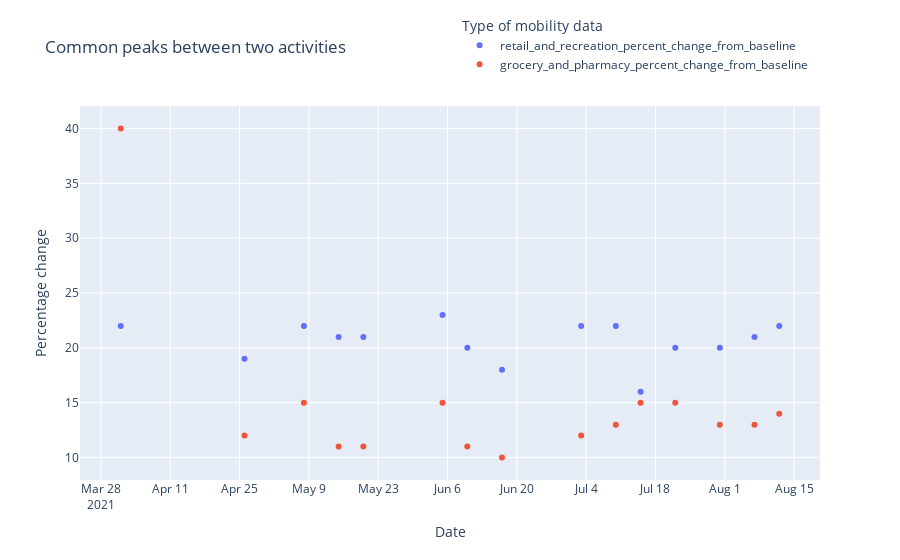

Notebook code cell kept with this figure:
### Code cell
# PLOT THE DATAFRAME

# Plot the dataframe with the common peaks between the two activities
fig = px.scatter(df_max_act_all, x='date', y=[act_list[0], act_list[1]], 
                 title = 'Common peaks between two activities',
                 labels={'date': 'Date', 'value': 'Percentage change', 'variable': 'Type of mobility data'})

# Move the location of the legend to the upper right corner
fig.update_layout(legend=dict(yanchor='top', y=1.25, xanchor='right', x=0.99))

# Show the graph
fig.show()

### Figure 1 — Plotly figure (JSON) as saved in the notebook; plotly's stock layout.template omitted (floating-point values rounded to 4 significant figures)
{"data": [{"hovertemplate": "Type of mobility data=retail_and_recreation_percent_change_from_baseline<br>Date=%{x}<br>Percentage change=%{y}<extra></extra>", "legendgroup": "retail_and_recreation_percent_change_from_baseline", "marker": {"color": "#636efa", "symbol": "circle"}, "mode": "markers", "name": "retail_and_recreation_percent_change_from_baseline", "orientation": "v", "showlegend": true, "type": "scatter", "x": ["2021-04-01", "2021-04-26", "2021-05-08", "2021-05-15", "2021-05-20", "2021-06-05", "2021-06-10", "2021-06-17", "2021-07-03", "2021-07-10", "2021-07-15", "2021-07-22", "2021-07-31", "2021-08-07", "2021-08-12"], "xaxis": "x", "y": [22, 19, 22, 21, 21, 23, 20, 18, 22, 22, 16, 20, 20, 21, 22], "yaxis": "y"}, {"hovertemplate": "Type of mobility data=grocery_and_pharmacy_percent_change_from_baseline<br>Date=%{x}<br>Percentage change=%{y}<extra></extra>", "legendgroup": "grocery_and_pharmacy_percent_change_from_baseline", "marker": {"color": "#EF553B", "symbol": "circle"}, "mode": "markers", "name": "grocery_and_pharmacy_percent_change_from_baseline", "orientation": "v", "showlegend": true, "type": "scatter", "x": ["2021-04-01", "2021-04-26", "2021-05-08", "2021-05-15", "2021-05-20", "2021-06-05", "2021-06-10", "2021-06-17", "2021-07-03", "2021-07-10", "2021-07-15", "2021-07-22", "2021-07-31", "2021-08-07", "2021-08-12"], "xaxis": "x", "y": [40, 12, 15, 11, 11, 15, 11, 10, 12, 13, 15, 15, 13, 13, 14], "yaxis": "y"}], "layout": {"legend": {"title": {"text": "Type of mobility data"}, "tracegroupgap": 0, "x": 0.99, "xanchor": "right", "y": 1.25, "yanchor": "top"}, "title": {"text": "Common peaks between two activities"}, "xaxis": {"anchor": "y", "domain": [0, 1], "title": {"text": "Date"}}, "yaxis": {"anchor": "x", "domain": [0, 1], "title": {"text": "Percentage change"}}}}
